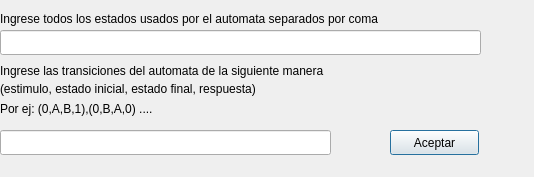
<?xml version="1.0" encoding="UTF-8"?>
<ui version="4.0">
 <class>MealyAutomata</class>
 <widget class="QDialog" name="MealyAutomata">
  <property name="geometry">
   <rect>
    <x>0</x>
    <y>0</y>
    <width>534</width>
    <height>177</height>
   </rect>
  </property>
  <property name="windowTitle">
   <string>Dialog</string>
  </property>
  <widget class="QLabel" name="label">
   <property name="geometry">
    <rect>
     <x>0</x>
     <y>10</y>
     <width>481</width>
     <height>17</height>
    </rect>
   </property>
   <property name="text">
    <string>Ingrese todos los estados usados por el automata separados por coma </string>
   </property>
  </widget>
  <widget class="QLineEdit" name="lineEdit">
   <property name="geometry">
    <rect>
     <x>0</x>
     <y>30</y>
     <width>481</width>
     <height>25</height>
    </rect>
   </property>
  </widget>
  <widget class="QLabel" name="label_2">
   <property name="geometry">
    <rect>
     <x>0</x>
     <y>60</y>
     <width>471</width>
     <height>21</height>
    </rect>
   </property>
   <property name="text">
    <string>Ingrese las transiciones del automata de la siguiente manera </string>
   </property>
  </widget>
  <widget class="QLabel" name="label_3">
   <property name="geometry">
    <rect>
     <x>0</x>
     <y>80</y>
     <width>331</width>
     <height>17</height>
    </rect>
   </property>
   <property name="text">
    <string>(estimulo, estado inicial, estado final, respuesta)</string>
   </property>
  </widget>
  <widget class="QLabel" name="label_4">
   <property name="geometry">
    <rect>
     <x>0</x>
     <y>100</y>
     <width>231</width>
     <height>17</height>
    </rect>
   </property>
   <property name="text">
    <string>Por ej: (0,A,B,1),(0,B,A,0) .... </string>
   </property>
  </widget>
  <widget class="QLineEdit" name="lineEdit_2">
   <property name="geometry">
    <rect>
     <x>0</x>
     <y>130</y>
     <width>331</width>
     <height>25</height>
    </rect>
   </property>
  </widget>
  <widget class="QPushButton" name="pushButton">
   <property name="geometry">
    <rect>
     <x>390</x>
     <y>130</y>
     <width>89</width>
     <height>25</height>
    </rect>
   </property>
   <property name="text">
    <string>Aceptar</string>
   </property>
  </widget>
 </widget>
 <resources/>
 <connections/>
</ui>
